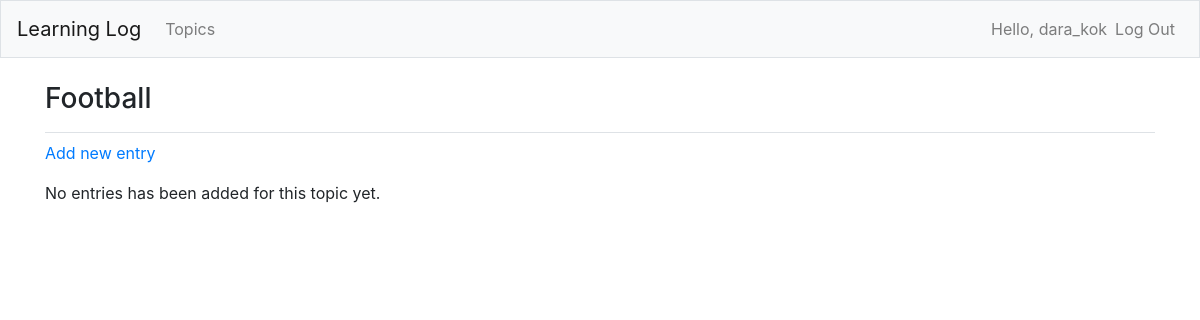
The app's page /topics/9/ (signed in), older data.
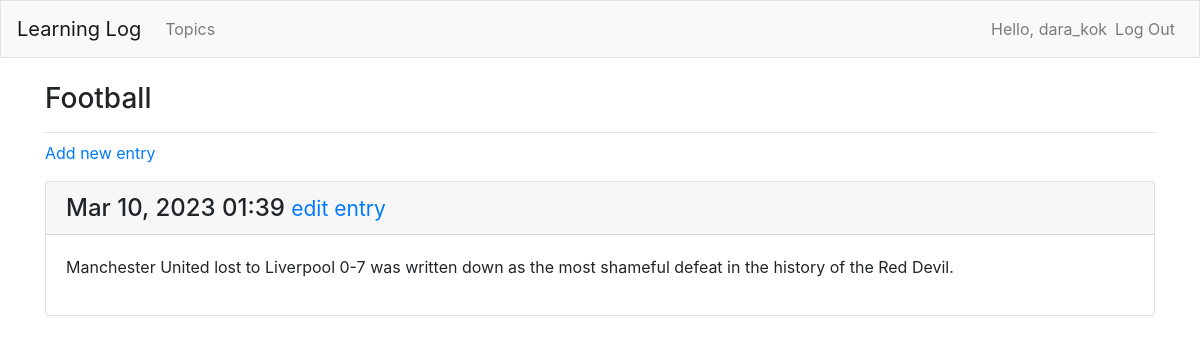
The same page, newer data.
### learning_logs/models.py (models this page shows, shortened)
class Topic(models.Model):
    text = models.CharField(max_length=200)
    date_added = models.DateTimeField(auto_now_add=True)
    owner = models.ForeignKey(User, on_delete=models.CASCADE)
    def __str__(self):
        return self.text

class Entry(models.Model):
    topic = models.ForeignKey(Topic, on_delete=models.CASCADE)
    text = models.TextField()
    date_added = models.DateTimeField(auto_now_add=True)
    class Meta:
        verbose_name_plural = 'entries'

### learning_logs/views.py (the view)
# urls.py: path('topics/<int:topic_id>/', views.topic, name='topic'),
@login_required
def topic(request, topic_id):
    topic = Topic.objects.get(id=topic_id)
    if not topic_owner_verified(request, topic):
        return redirect('learning_logs:index')
    entries = topic.entry_set.order_by('-date_added')
    context = {'topic': topic, 'entries': entries}
    return render(request, 'learning_logs/topic.html', context)

### learning_logs/views.py (called while the page is built)
def topic_owner_verified(request, topic):
    try:
        if topic.owner != request.user:
            raise Http404
    except Http404:
        return False
    else:
        return True

### learning_logs/templates/learning_logs/topic.html
{% extends 'learning_logs/base.html' %}
{% block page_header %}
    <h3>{{ topic }}</h3>
{% endblock page_header %}
{% block content %}
    <p>
        <a href="{% url 'learning_logs:new_entry' topic.id %}">Add new entry</a>
    </p>
    {% for entry in entries %}
        <div class="card mb-3">
            <h4 class="card-header">
                {{ entry.date_added|date:'M d, Y H:i' }}
                <small>
                    <a href="{% url 'learning_logs:edit_entry' entry.id %}">edit entry</a>
                </small>
            </h4>
            <div class="card-body">
                {{ entry.text|linebreaks }}
            </div>
        </div>
    {% empty %}
        <p>No entries has been added for this topic yet.</p>
    {% endfor %}
{% endblock content %}

### learning_logs/templates/learning_logs/base.html (shortened to what this page needs)
{% load bootstrap4 %}
<!DOCTYPE html>
<html lang="en">
<head>
    {% bootstrap_css %}
</head>
<body>
    <nav class="navbar navbar-expand-md navbar-light bg-light mb-4 border">
        <a class="navbar-brand" href="{% url 'learning_logs:index' %}">Learning Log</a>
        <div class="collapse navbar-collapse" id="navbarCollapse">
            <ul class="navbar-nav mr-auto">
                <li class="nav-item">
                    <a class="nav-link" href="{% url 'learning_logs:topics' %}">Topics</a>
                </li>
            </ul>
            <ul class="navbar-nav ml-auto">
                {% if user.is_authenticated %}
                    <li class="nav-item">
                        <span class="navbar-text">Hello, {{ user.username }}</span>
                    </li>
                    <li class="nav-item">
                        <a class="nav-link" href="{% url 'users:logout' %}">Log Out</a>
                    </li>
                {% endif %}
            </ul>
        </div>
    </nav>
    <main role="main" class="container">
        <div class="pb-2 mb-2 border-bottom">
            {% block page_header %}{% endblock page_header %}
        </div>
        <div>
            {% block content %}{% endblock content %}
        </div>
    </main>
</body>
</html>

Row changes from the older to the newer data that the page shows:
added Entry: date_added "Mar 10, 2023 01:39", text "Manchester United lost to Liverpool 0-7 was written down as the most shameful defeat in the history of the Red Devil."
Text that changed along with them:
text no longer shown: "No entries has been added for this topic yet."
